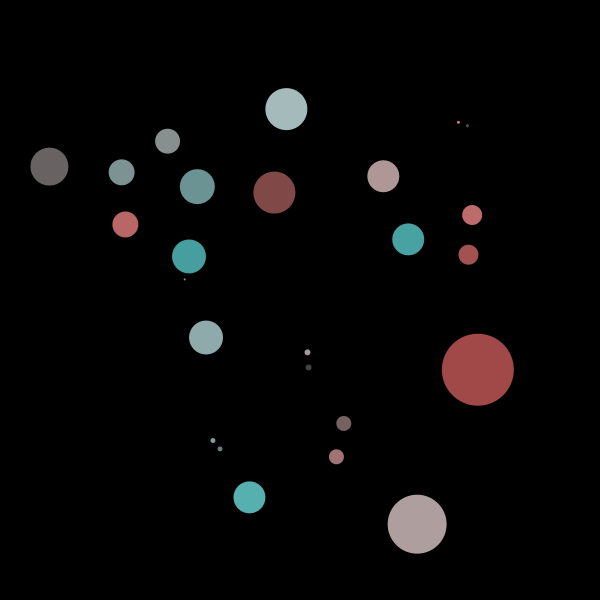
Frame 1 (no input)
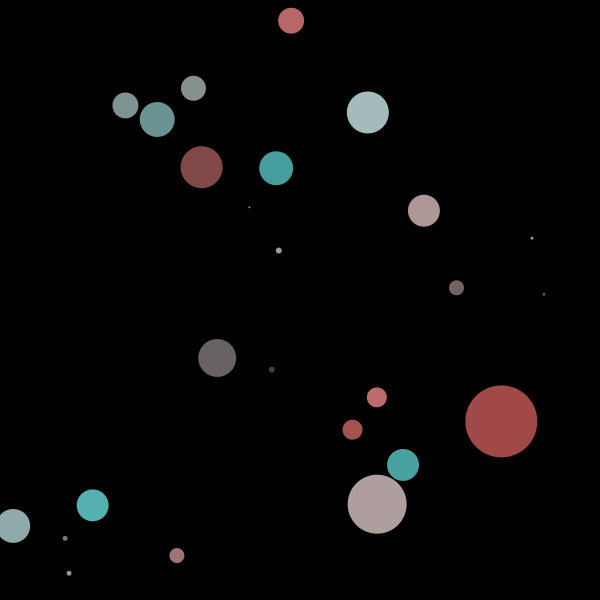
Frame 60 (the mouse pressed at the canvas centre just before this capture)
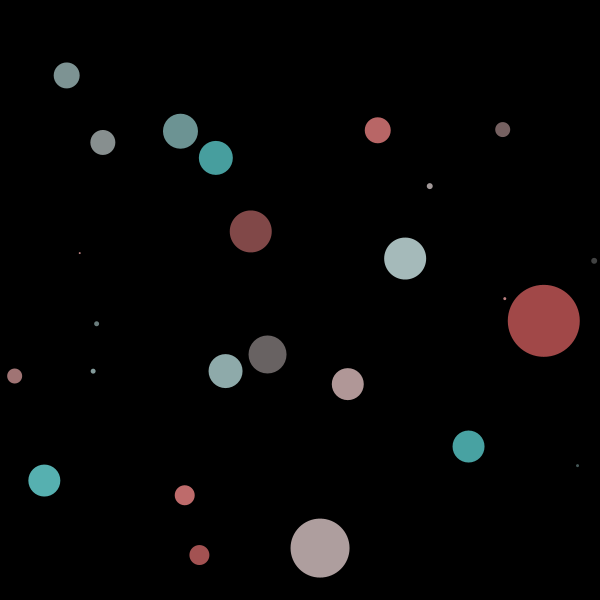
Frame 120 (the mouse held since frame 60 and released just before this capture)

The Processing sketch that drew these frames (run headless with seeded random() and noise(); from frame 60 on, the mouse is pressed at the canvas centre):

// Processing sketch: processing_53224
// ── processing_53224.pde

/*
  Balls
  Author: Yen-Chia Hsu, CoDe Lab, Carnegie Mellon University, U.S.A.
*/

int bColor = 0; //background color
int screenWL = 600; //screen width and length
int numberB = 25; //number of balls
int alphaB = 200; //alpha value of the ball
float v_threshold_H = 6;
float v_threshold_L = 0.5;
Ball[] ball = new Ball[numberB];

void setup()
{
  size(600,600);
  background(bColor,bColor,bColor);
  smooth();
  noStroke();
  //initialize balls
  for(int i=0; i<numberB; i++)
  {
    int dia = int(random(30,200));
    ball[i] = new Ball(random(0+dia,screenWL-dia),random(0+dia,screenWL-dia),dia,random(-5,5),random(-5,5),alphaB,int(random(80,255)),int(random(80,255)),int(random(80,255)));
  }
  //check if balls overlap
  for(int i=0; i<numberB; i++)
  {
    for(int j=i; j<numberB; j++)
    {
      if(i!=j)
      {
        float distance = dist(ball[i].x,ball[i].y,ball[j].x,ball[j].y);
        if(distance<=(ball[i].d+ball[j].d)/2+1)
        {
          ball[i].d = floor(distance/2);
          ball[j].d = floor(distance/2);
        }
      }
    }
  }
}

void draw()
{
  //clean screen
  background(bColor,bColor,bColor);
  //collision
  for(int i=0; i<numberB; i++)
  {
    for(int j=i; j<numberB; j++)
    {
      if(i!=j)
      {
        float distance = dist(ball[i].x,ball[i].y,ball[j].x,ball[j].y);
        if(distance<=(ball[i].d+ball[j].d)/2)
        {
          //start vector
          PVector vi_s = new PVector(ball[i].vx, ball[i].vy);
          PVector vj_s = new PVector(ball[j].vx, ball[j].vy);
          
          //calculate the unit vector between two center points
          PVector c1 = new PVector(ball[j].x-ball[i].x, ball[j].y-ball[i].y);
          c1.normalize();
          
          //calculate the perpendicular vector of c1
          PVector c2 = new PVector(c1.y, -1*c1.x);
          
          //calculate the final vector after collision projected on c1
          //assume the mass is in proportion to the diameter
          float coef_i1 = (ball[i].d-ball[j].d)/(ball[i].d+ball[j].d);
          float coef_i2 = (2*ball[j].d)/(ball[i].d+ball[j].d);
          float coef_j1 = (2*ball[i].d)/(ball[i].d+ball[j].d);
          float coef_j2 = (ball[j].d-ball[i].d)/(ball[i].d+ball[j].d);       
          PVector vi_f_c1 = new PVector(coef_i1*vi_s.dot(c1)*c1.x+coef_i2*vj_s.dot(c1)*c1.x, coef_i1*vi_s.dot(c1)*c1.y+coef_i2*vj_s.dot(c1)*c1.y);
          PVector vj_f_c1 = new PVector(coef_j1*vi_s.dot(c1)*c1.x+coef_j2*vj_s.dot(c1)*c1.x, coef_j1*vi_s.dot(c1)*c1.y+coef_j2*vj_s.dot(c1)*c1.y);
          
          //calculate the final vector after collision projected on c2
          PVector vi_f_c2 = new PVector(vi_s.dot(c2)*c1.x, vi_s.dot(c2)*c1.y);
          PVector vj_f_c2 = new PVector(vj_s.dot(c2)*c1.x, vj_s.dot(c2)*c1.y);
          
          //calculate the final vector after collision
          PVector vi_f = new PVector(vi_f_c1.x+vi_f_c2.x, vi_f_c1.y+vi_f_c2.y);
          PVector vj_f = new PVector(vj_f_c1.x+vj_f_c2.x, vj_f_c1.y+vj_f_c2.y);
          
          //adjust velocity according to thresholds
          if(vi_f.x>v_threshold_H) vi_f.x=v_threshold_H;
          else if(vi_f.x<v_threshold_H*-1) vi_f.x=v_threshold_H*-1;
          if(vi_f.y>v_threshold_H) vi_f.y=v_threshold_H;
          else if(vi_f.y<v_threshold_H*-1) vi_f.y=v_threshold_H*-1;
          if(vj_f.x>v_threshold_H) vj_f.x=v_threshold_H;
          else if(vj_f.x<v_threshold_H*-1) vj_f.x=v_threshold_H*-1;
          if(vj_f.y>v_threshold_H) vj_f.y=v_threshold_H;
          else if(vj_f.y<v_threshold_H*-1) vj_f.y=v_threshold_H*-1;          
          if(vi_f.x<v_threshold_L && vi_f.x>0) vi_f.x=v_threshold_L;
          else if(vi_f.x>v_threshold_L*-1 && vi_f.x<0) vi_f.x=v_threshold_L*-1;
          if(vi_f.y<v_threshold_L && vi_f.y>0) vi_f.y=v_threshold_L;
          else if(vi_f.y>v_threshold_L*-1 && vi_f.y<0) vi_f.y=v_threshold_L*-1;
          if(vj_f.x<v_threshold_L && vj_f.x>0) vj_f.x=v_threshold_L;
          else if(vj_f.x>v_threshold_L*-1 && vj_f.x<0) vj_f.x=v_threshold_L*-1;
          if(vj_f.y<v_threshold_L && vj_f.y>0) vj_f.y=v_threshold_L;
          else if(vj_f.y>v_threshold_L*-1 && vj_f.y<0) vj_f.y=v_threshold_L*-1;

          //update the velocity          
          ball[i].vx = vi_f.x;
          ball[i].vy = vi_f.y;
          ball[j].vx = vj_f.x;
          ball[j].vy = vj_f.y;
          
          //pull out the balls to avoid overlaping
          float pullMag = abs(distance-(ball[i].d+ball[j].d)/2);
          ball[i].x -= pullMag*c1.x;
          ball[i].y -= pullMag*c1.y;
          ball[j].x += pullMag*c1.y;
          ball[j].y += pullMag*c1.y;
        }
      }
    }
  }
  //balls
  for(int i=0; i<numberB; i++)
  {
    //reset
    //reach boundary
    float nextX = ball[i].x+(ball[i].vx/abs(ball[i].vx))*ball[i].d/2;
    float nextY = ball[i].y+(ball[i].vy/abs(ball[i].vy))*ball[i].d/2;
    if(nextX>=screenWL || nextX<=0) ball[i].vx *= -1;
    if(nextY>=screenWL || nextY<=0) ball[i].vy *= -1;
    //update
    ball[i].x += ball[i].vx;
    ball[i].y += ball[i].vy;
    //render
    fill(ball[i].r,ball[i].g,ball[i].b,ball[i].a);
    ellipse(ball[i].x,ball[i].y,ball[i].d,ball[i].d);
  }  
}

class Ball
{
  float x,y,d,vx,vy;
  int a,r,g,b;
  //x: center X coordinate
  //y: center Y coordinate
  //d: diameter
  //vx: velocity of ball in x-axis
  //vy: velocity of ball in y-axis
  //a: ball color alpha
  //r: ball color R
  //g: ball color G
  //b: ball color B
  Ball (float x_,float y_,float d_,float vx_,float vy_,int a_,int r_,int g_,int b_)
  { x=x_; y=y_; d=d_; vx=vx_; vy=vy_; a=a_; r=r_; g=g_; b=g_; }
}               
